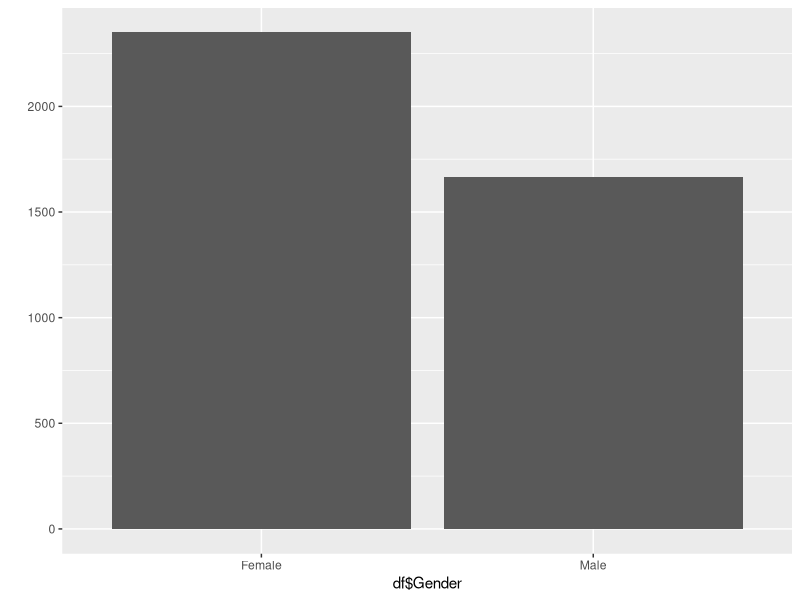
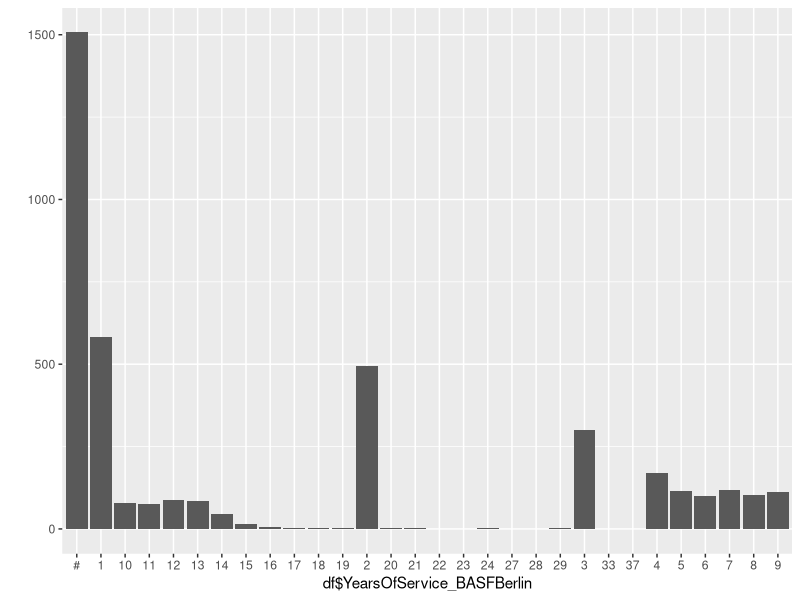
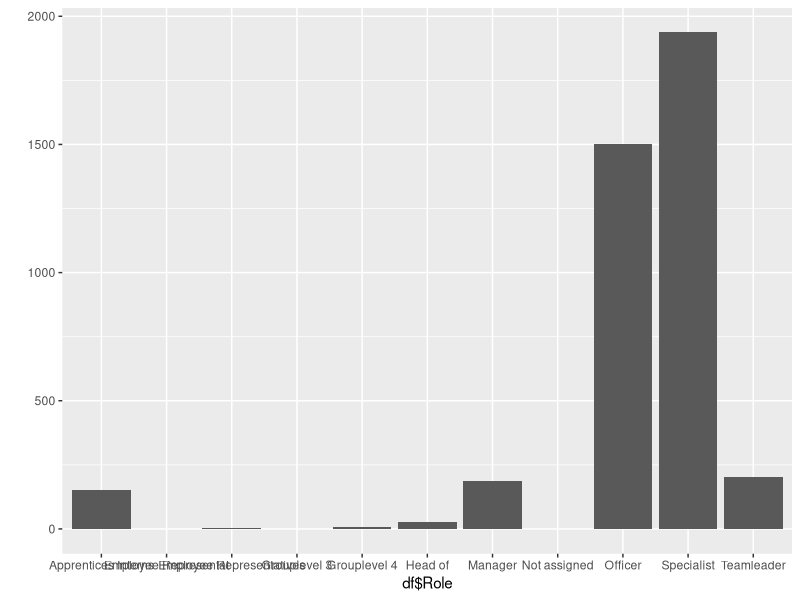
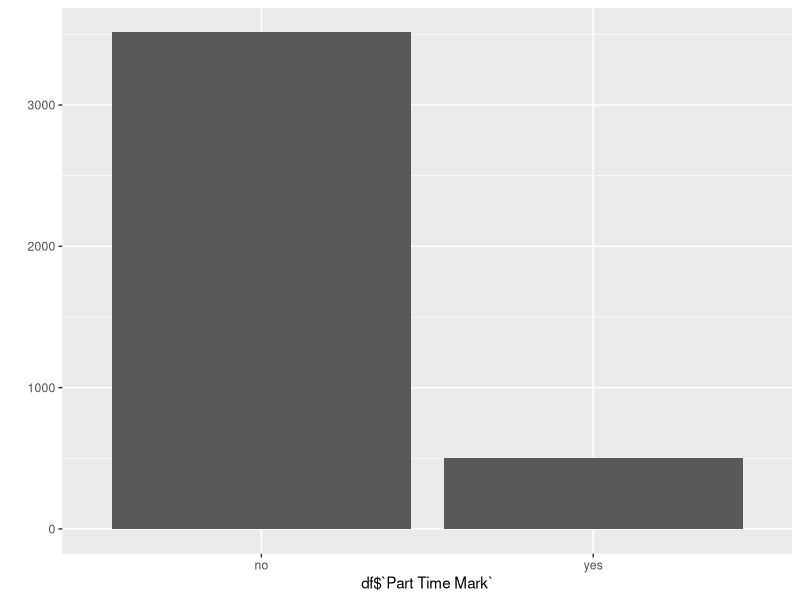
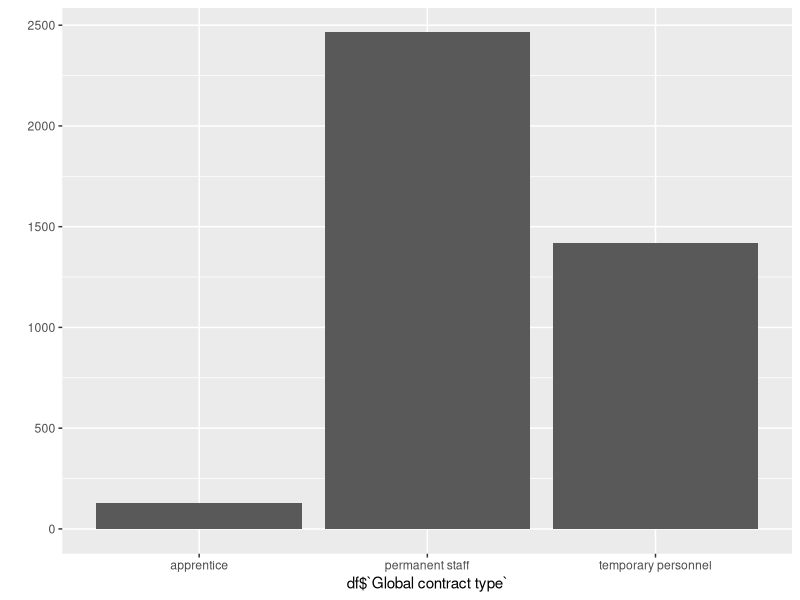
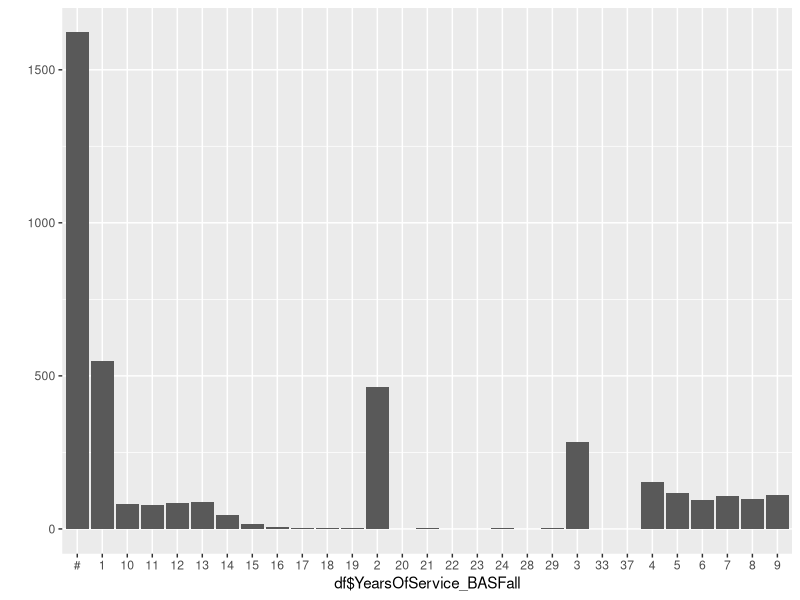
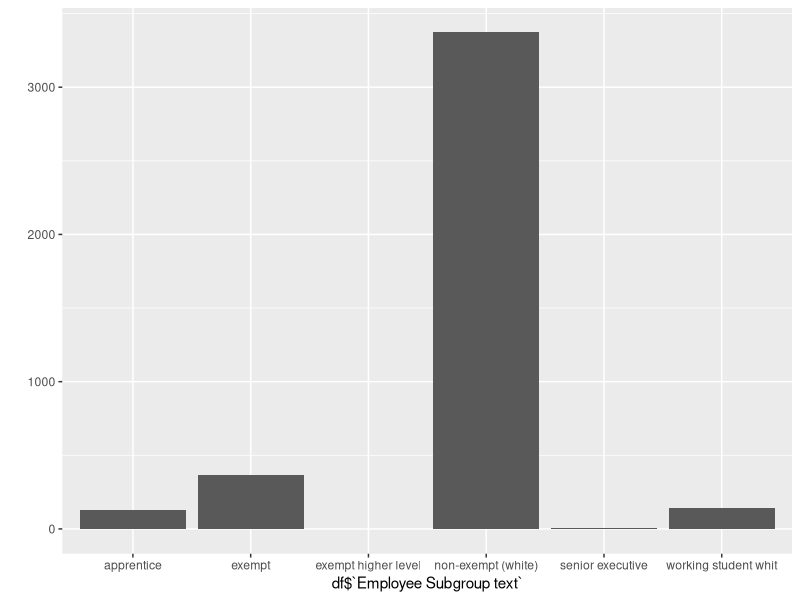
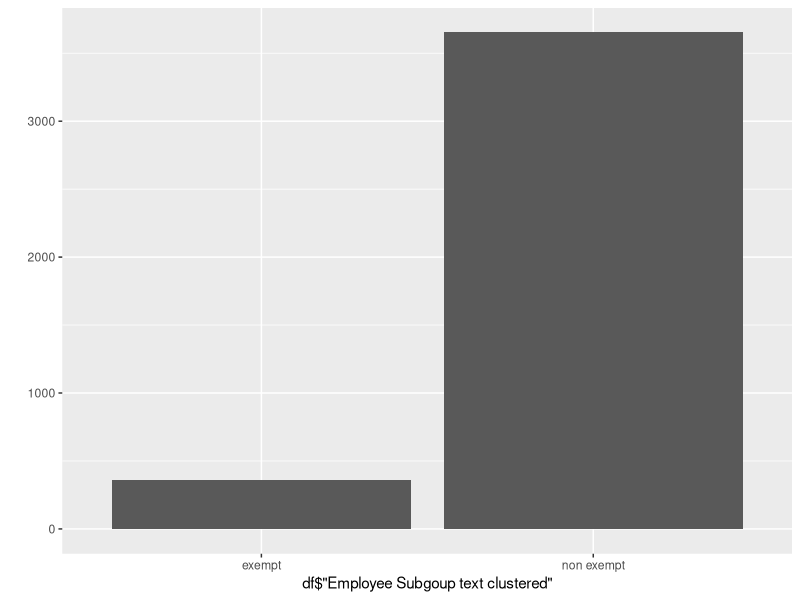

Generate these figures, in order, with R:
## ---- chunk 1
library(readxl)
library(ggplot2)
library(tidyr)
library(stringr)

df <- read_xlsx("20211209_raw_dataset.xlsx")
View(df)

## ---- chunk 2
unique(df$Gender)
summary(df$Gender)
sum(is.na(df$Gender))
qplot(df$Gender)
## ---- chunk 3
# todo: Gruppieren nach DE, EU, NotEU
unique(df$Nationality)
summary(df$Nationality)
sum(is.na(df$Nationality))
## ---- chunk 4
unique(df$YearsOfService_BASFBerlin)
summary(df$YearsOfService_BASFBerlin)
sum(is.na(df$YearsOfService_BASFBerlin))
qplot(df$YearsOfService_BASFBerlin)
## ---- chunk 5
unique(df$`Position text`)
summary(df$`Position text`)
sum(is.na(df$`Position text`))
## ---- chunk 6
unique(df$Role)
summary(df$Role)
sum(is.na(df$Role))
qplot(df$Role)
## ---- chunk 7
unique(df$`Part Time Mark`)
summary(df$`Part Time Mark`)
sum(is.na(df$`Part Time Mark`))
qplot(df$`Part Time Mark`)
## ---- chunk 8
unique(df$`Global contract type`)
summary(df$`Global contract type`)
sum(is.na(df$`Global contract type`))
qplot(df$`Global contract type`)
## ---- chunk 9
unique(df$YearsOfService_BASFall)
summary(df$YearsOfService_BASFall)
sum(is.na(df$YearsOfService_BASFall))
qplot(df$YearsOfService_BASFall)
## ---- chunk 10
unique(df$`Employee Subgroup text`)
summary(df$`Employee Subgroup text`)
sum(is.na(df$`Employee Subgroup text`))
qplot(df$`Employee Subgroup text`)

df$'Employee Subgoup text clustered' <- df$`Employee Subgroup text`
df$`Employee Subgoup text clustered` <- replace(df$`Employee Subgoup text clustered`,df$`Employee Subgoup text clustered`== "exempt higher level","non exempt")
df$`Employee Subgoup text clustered` <- replace(df$`Employee Subgoup text clustered`,df$`Employee Subgoup text clustered`== "senior executive","non exempt")
df$`Employee Subgoup text clustered` <- replace(df$`Employee Subgoup text clustered`,df$`Employee Subgoup text clustered`== "non-exempt (white)","non exempt")
df$`Employee Subgoup text clustered` <- replace(df$`Employee Subgoup text clustered`,df$`Employee Subgoup text clustered`== "working student whit","non exempt")
df$`Employee Subgoup text clustered` <- replace(df$`Employee Subgoup text clustered`,df$`Employee Subgoup text clustered`== "apprentice","non exempt")
df

unique(df$'Employee Subgoup text clustered')
summary(df$'Employee Subgoup text clustered')
sum(is.na(df$'Employee Subgoup text clustered'))
qplot(df$'Employee Subgoup text clustered')

## ---- chunk 11
# unique(df$`Cost Center long`)
summary(df$`Cost Center long`)
sum(is.na(df$`Cost Center long`))

df$`Name on Dashboard` <-  NULL
## ---- chunk 12
# unique(df$`Cost Center text`)
summary(df$`Cost Center text`)
sum(is.na(df$`Cost Center text`))
## ---- chunk 13
# unique(df$`LastActive_Calendar Year/Month`)
summary(df$`LastActive_Calendar Year/Month`)
sum(is.na(df$`LastActive_Calendar Year/Month`))
## ---- chunk 14
unique(df$TEC)
summary(df$TEC)
sum(is.na(df$TEC))

df$TEC <- NULL
## ---- chunk 15
unique(df$`Stelle (SAP)`)
summary(df$`Stelle (SAP)`)
sum(is.na(df$`Stelle (SAP)`))
# qplot(df$`Stelle (SAP)`)
## ---- chunk 16
unique(df$`In Dashboard`)
summary(df$`In Dashboard`)
sum(is.na(df$`In Dashboard`))
# qplot(df$`In Dashboard`)

df$`Paybands`<- df$`In Dashboard`
df$`Paybands` <- replace(df$`Paybands`,df$`Paybands`== "Apprentice / Apprentice BA","A")
df$`Paybands` <- replace(df$`Paybands`,df$`Paybands`== "Student Trainee / Trainee" ,"B")
df$`Paybands` <- replace(df$`Paybands`,df$`Paybands`== "Assistant" ,"C")
df$`Paybands` <- replace(df$`Paybands`,df$`Paybands`== "Officer / Team Assistant","C")
df$`Paybands` <- replace(df$`Paybands`,df$`Paybands`== "Accountant/Advisor/Buyer/Specialist und Senior Officer","D")
df$`Paybands` <- replace(df$`Paybands`,df$`Paybands`== "Senior Accountant/Advisor/Buyer/Specialist","D")
df$`Paybands` <- replace(df$`Paybands`,df$`Paybands`== "Executive Accountant/Advisor/Buyer/Specialist/Assistant","E")
df$`Paybands` <- replace(df$`Paybands`,df$`Paybands`== "Teamspecialist / Knowledge Coordinator" ,"F")
df$`Paybands` <- replace(df$`Paybands`,df$`Paybands`== "Manager","G")
df$`Paybands` <- replace(df$`Paybands`,df$`Paybands`== "Manager","G")
df$`Paybands` <- replace(df$`Paybands`,df$`Paybands`== "Project Manager / Expert","G")
df$`Paybands` <- replace(df$`Paybands`,df$`Paybands`== "Head of","H")
df$`Paybands` <- replace(df$`Paybands`,df$`Paybands`== "Apprentice / Apprentice BA","H")
df$`Paybands` <- replace(df$`Paybands`,df$`Paybands`== "Apprentice / Apprentice BA","H")
df$`Paybands` <- replace(df$`Paybands`,df$`Paybands`== "Apprentice / Apprentice BA","H")


## ---- chunk 17
#unique(df$`Name on Dashboard`)

#summary(df$`Name on Dashboard`)
#sum(is.na(df$`Name on Dashboard`))

df$`Name on Dashboard` <- NULL
## ---- chunk 18
unique(df$Classification)
summary(df$Classification)
sum(is.na(df$Classification))
qplot(df$Classification)
## ---- chunk 19
# todo: in Date umwandeln + in AGE umwandeln
summary(df$'Date of Birth')
sum(is.na(df$'Date of Birth'))
## ---- chunk 20
# todo: in Date umwandeln
summary(df$'Last_Development_Calendar Year/Month')
sum(is.na(df$'Last_Development_Calendar Year/Month'))
## ---- chunk 21
unique(df$'development to exempt')
summary(df$'development to exempt')
sum(is.na(df$'development to exempt'))
qplot(df$'development to exempt')
## ---- chunk 22
unique(df$Vertical_Horizontal_Developments)
summary(df$Vertical_Horizontal_Developments)
sum(is.na(df$Vertical_Horizontal_Developments))
qplot(df$Vertical_Horizontal_Developments)
## ---- chunk 23
unique(df$'start_Calendar Year/Month')
summary(df$'start_Calendar Year/Month')
sum(is.na(df$'start_Calendar Year/Month'))
qplot(df$'start_Calendar Year/Month')
#hier nach Jahren und eventuell Monaten splitten, dann könnte man ne Abhängigkeit zeigen, dass z.B. Menschen die Monat Januar anfangen schneller aussteigen als #im März :D
df <- df %>% drop_na('start_Calendar Year/Month')
## ---- chunk 24
unique(df$'start_contract type')
summary(df$'start_contract type')
sum(is.na(df$'start_contract type'))
qplot(df$'start_contract type')
## ---- chunk 25
unique(df$'start_Part time mark')
summary(df$'start_Part time mark')
sum(is.na(df$'start_Part time mark'))
qplot(df$'start_Part time mark')
## ---- chunk 26
df$'start_Part time mark' <- NULL
## ---- chunk 27
unique(df$'start_employee subgroup detail')
summary(df$'start_employee subgroup detail')
sum(is.na(df$'start_employee subgroup detail'))
qplot(df$'start_employee subgroup detail')


## ---- chunk 28
df$`start_employee subgroup detail` <- NULL
## ---- chunk 29
unique(df$'start_Cost Center2')
summary(df$'start_Cost Center2')
sum(is.na(df$'start_Cost Center2'))
qplot(df$'start_Cost Center2')

df$'start_Cost Center2'<- NULL

## ---- chunk 30
df$`start_Cost Center2` <- NULL
## ---- chunk 31
unique(df$'start_Employee group')
summary(df$'start_Employee group')
sum(is.na(df$'start_Employee groupl'))
qplot(df$'start_Employee group')
## ---- chunk 32
unique(df$'Cost Center')
summary(df$'Cost Center')
sum(is.na(df$'Cost Center'))
qplot(df$'Cost Center')

## ---- chunk 33
df$`Cost Center` <- NULL
## ---- chunk 34
unique(df$'decrease_Category')
summary(df$'decrease_Category')
sum(is.na(df$'decrease_Category'))
qplot(df$'decrease_Category')
## ---- chunk 35
unique(df$'decrease_Sub-category')
summary(df$'decrease_Sub-category')
sum(is.na(df$'decrease_Sub-category'))
qplot(df$'decrease_Sub-category')
## ---- chunk 36
unique(df$'decrease_SDU Name for ExR')
summary(df$'decrease_SDU Name for ExR')
sum(is.na(df$'decrease_SDU Name for ExR'))
qplot(df$'decrease_SDU Name for ExR')
## ---- chunk 37
unique(df$'decrease_SDU')
summary(df$'decrease_SDU')
sum(is.na(df$'decrease_SDU'))
qplot(df$'decrease_SDU')
## ---- chunk 38
df$decrease_SDU <- NULL
## ---- chunk 39
unique(df$'decrease_Service Stream')
summary(df$'decrease_Service Stream')
sum(is.na(df$'decrease_Service Stream'))
qplot(df$'decrease_Service Stream')
## ---- chunk 40
unique(df$'start_Category')
summary(df$'start_Category')
sum(is.na(df$'start_Category'))
qplot(df$'start_Category')
## ---- chunk 41
unique(df$'start_Sub-category')
summary(df$'start_Sub-category')
sum(is.na(df$'start_Sub-category'))
qplot(df$'start_Sub-category')
## ---- chunk 42
unique(df$'start_SDU Name for ExR')
summary(df$'start_SDU Name for ExR')
sum(is.na(df$'start_SDU Name for ExR'))
qplot(df$'start_SDU Name for ExR')
## ---- chunk 43
unique(df$'start_SDU')
summary(df$'start_SDU')
sum(is.na(df$'start_SDU'))
qplot(df$'start_SDU')
## ---- chunk 44
df$start_SDU <- NULL
## ---- chunk 45
unique(df$'start_Service Stream')
summary(df$'start_Service Stream')
sum(is.na(df$'start_Service Stream'))
qplot(df$'start_Service Stream')

View(df)
